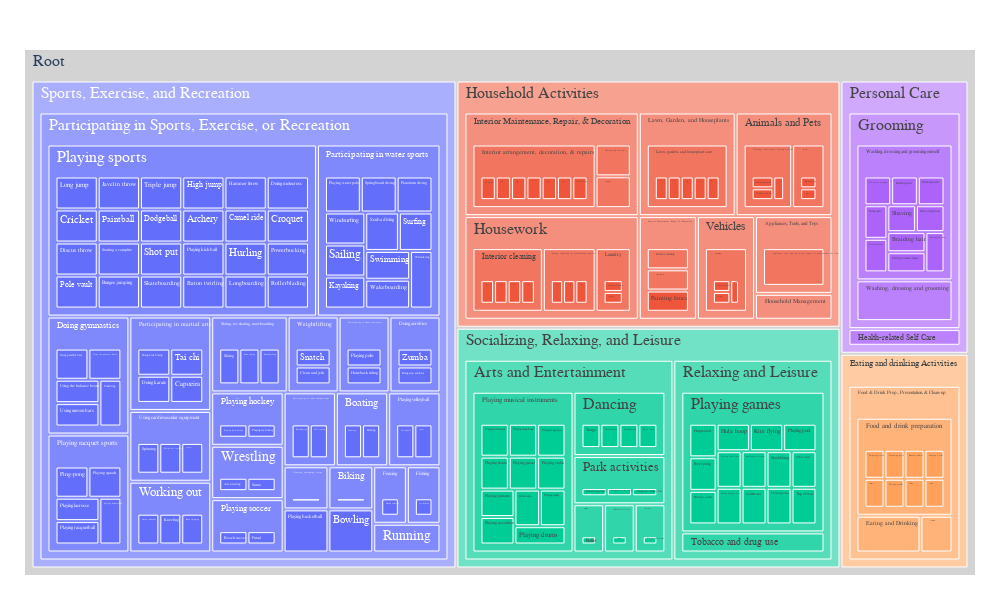

Notebook code for this chart:
### Code cell
node_name = hierarchy['nodeName'].to_list()
parent_name = hierarchy['parentName'].to_list()
node_name[0] = 'HAD 180 categories'
node_name[0] = 'HAD 180 categories'

fig = px.treemap(
    names = node_name,
    parents = parent_name
)
fig.update_traces(root_color="lightgrey")
fig.update_layout(margin = dict(t=50, l=25, r=25, b=25), width=1000, height=600,
                  font = dict(family='arial', size=16))
fig.show()

### Figure 1 — Plotly figure (JSON) as saved in the notebook; plotly's stock layout.template omitted (floating-point values rounded to 4 significant figures; data arrays with more than 128 entries replaced by an {"elided": "..."} marker saying what was removed)
{"data": [{"domain": {"x": [0, 1], "y": [0, 1]}, "hovertemplate": "label=%{label}<br>parent=%{parent}<extra></extra>", "labels": {"elided": "252 str values"}, "name": "", "parents": {"elided": "252 str values"}, "root": {"color": "lightgrey"}, "type": "treemap"}], "layout": {"font": {"family": "arial", "size": 16}, "height": 600, "legend": {"tracegroupgap": 0}, "margin": {"b": 25, "l": 25, "r": 25, "t": 50}, "width": 1000}}
